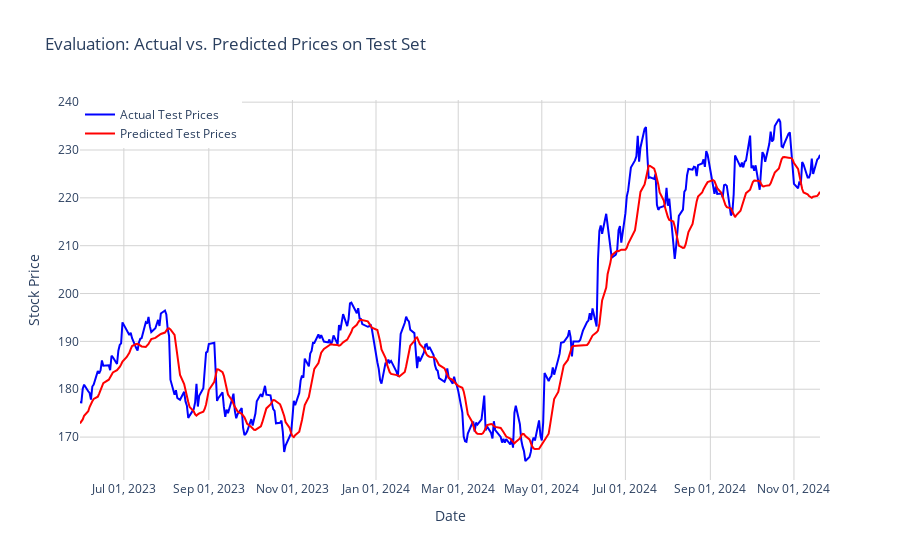

Notebook code for this chart:
### Code cell
import plotly.graph_objs as go
import pandas as pd
import numpy as np

# Ensure a date index or column exists
if 'Date' in data.columns:
    data['Date'] = pd.to_datetime(data['Date'])  # Convert 'Date' column to datetime
    data.set_index('Date', inplace=True)  # Set 'Date' as index
elif isinstance(data.index, pd.DatetimeIndex):
    print("The index is already a datetime object.")
else:
    raise KeyError("No 'Date' column or datetime index is present. Check your dataset.")

# Predictions for the test set
predictions_test = model.predict(X_test)

# Inverse transform predictions and actual test values
scaled_zeros = np.zeros((len(predictions_test), 1))  # Ensure one column for 'Close'
scaled_zeros[:, 0] = predictions_test.flatten()  # Place predictions in the first column
predictions_test = scaler.inverse_transform(scaled_zeros).flatten()  # Inverse transform and flatten

scaled_zeros_actual = np.zeros((len(y_test), 1))  # Ensure one column for 'Close'
scaled_zeros_actual[:, 0] = y_test.flatten()  # Place actual values in the first column
y_test_scaled = scaler.inverse_transform(scaled_zeros_actual).flatten()  # Inverse transform and flatten

# Compute test_start_index and extract test dates
test_dates = data.index[test_start_index:]

# Plot Actual vs. Predicted Prices for the Test Set
trace_actual_test = go.Scatter(
    x=test_dates,
    y=y_test_scaled,
    mode='lines',
    name='Actual Test Prices',
    line=dict(color='blue')
)

trace_predicted_test = go.Scatter(
    x=test_dates,
    y=predictions_test,
    mode='lines',
    name='Predicted Test Prices',
    line=dict(color='red')
)

evaluation_layout = go.Layout(
    title='Evaluation: Actual vs. Predicted Prices on Test Set',
    xaxis=dict(title='Date', tickformat='%b %d, %Y', showgrid=True, gridcolor='lightgray'),
    yaxis=dict(title='Stock Price', showgrid=True, gridcolor='lightgray'),
    legend=dict(x=0, y=1),
    plot_bgcolor='white'
)

evaluation_fig = go.Figure(data=[trace_actual_test, trace_predicted_test], layout=evaluation_layout)
evaluation_fig.show()

### Figure 1 — Plotly figure (JSON) as saved in the notebook; plotly's stock layout.template omitted (floating-point values rounded to 4 significant figures; data arrays with more than 128 entries replaced by an {"elided": "..."} marker saying what was removed)
{"data": [{"line": {"color": "blue"}, "mode": "lines", "name": "Actual Test Prices", "type": "scatter", "x": {"elided": "374 str values"}, "y": {"elided": "374 float values"}}, {"line": {"color": "red"}, "mode": "lines", "name": "Predicted Test Prices", "type": "scatter", "x": {"elided": "374 str values"}, "y": {"elided": "374 float values"}}], "layout": {"legend": {"x": 0, "y": 1}, "plot_bgcolor": "white", "title": {"text": "Evaluation: Actual vs. Predicted Prices on Test Set"}, "xaxis": {"gridcolor": "lightgray", "showgrid": true, "tickformat": "%b %d, %Y", "title": {"text": "Date"}}, "yaxis": {"gridcolor": "lightgray", "showgrid": true, "title": {"text": "Stock Price"}}}}
